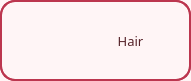
    <widget class="QWidget" name="tabs_hair" native="true">
     <property name="geometry">
      <rect>
       <x>50</x>
       <y>90</y>
       <width>191</width>
       <height>81</height>
      </rect>
     </property>
     <property name="cursor">
      <cursorShape>ArrowCursor</cursorShape>
     </property>
     <property name="styleSheet">
      <string notr="true">border-radius: 15px;
border: 1.5px solid rgb(188,54,79);
background-color: #fff5f6</string>
     </property>
     <widget class="QLabel" name="logo_home_4">
      <property name="geometry">
       <rect>
        <x>20</x>
        <y>10</y>
        <width>61</width>
        <height>61</height>
       </rect>
      </property>
      <property name="styleSheet">
       <string notr="true">border: 0px;</string>
      </property>
      <property name="text">
       <string/>
      </property>
      <property name="pixmap">
       <pixmap>pics/hair_logo.png</pixmap>
      </property>
      <property name="scaledContents">
       <bool>true</bool>
      </property>
     </widget>
     <widget class="QLabel" name="label_home_2">
      <property name="geometry">
       <rect>
        <x>90</x>
        <y>20</y>
        <width>81</width>
        <height>41</height>
       </rect>
      </property>
      <property name="font">
       <font>
        <family>Classy Vogue</family>
        <pointsize>10</pointsize>
       </font>
      </property>
      <property name="styleSheet">
       <string notr="true">color:  rgb(85,34,41);
border: 0px;</string>
      </property>
      <property name="text">
       <string>Hair</string>
      </property>
      <property name="alignment">
       <set>Qt::AlignCenter</set>
      </property>
     </widget>
     <widget class="QPushButton" name="bttn_hair">
      <property name="geometry">
       <rect>
        <x>0</x>
        <y>0</y>
        <width>191</width>
        <height>81</height>
       </rect>
      </property>
      <property name="cursor">
       <cursorShape>PointingHandCursor</cursorShape>
      </property>
      <property name="styleSheet">
       <string notr="true">background-color: rgba(0, 0, 0, 0);</string>
      </property>
      <property name="text">
       <string/>
      </property>
      <property name="autoDefault">
       <bool>false</bool>
      </property>
      <property name="flat">
       <bool>true</bool>
      </property>
     </widget>
    </widget>
